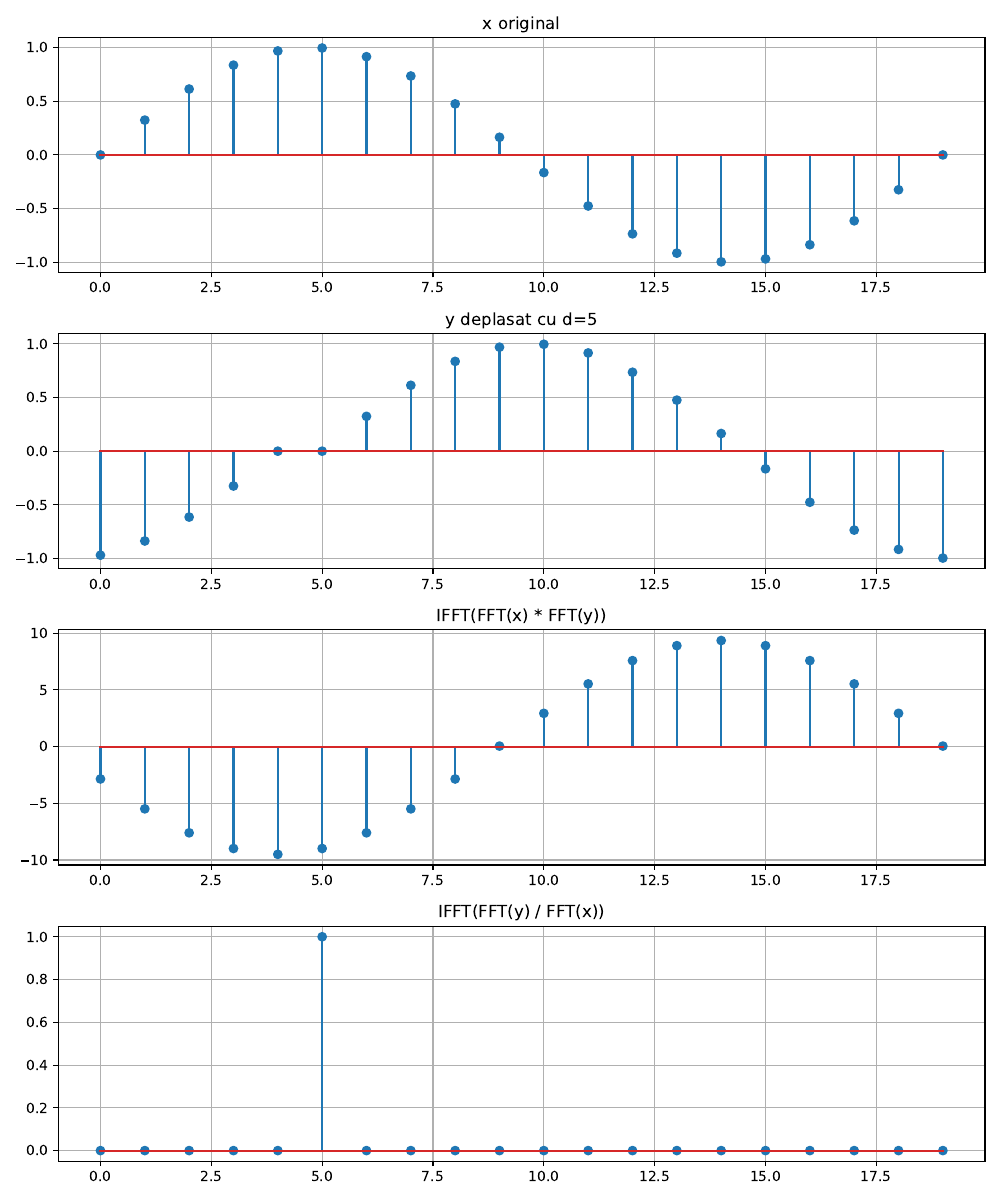

Recreate this plot in Python.
import numpy as np
import matplotlib.pyplot as plt

n = 20
x = np.sin(np.linspace(0, 2*np.pi, n))

d = 5
y = np.roll(x, d)

X = np.fft.fft(x)
Y = np.fft.fft(y)

result1 = np.fft.ifft(X * Y).real
result2 = np.fft.ifft(Y / X).real

fig, axes = plt.subplots(4, 1, figsize=(10, 12))

axes[0].stem(x)
axes[0].set_title('x original')
axes[0].grid(True)

axes[1].stem(y)
axes[1].set_title(f'y deplasat cu d={d}')
axes[1].grid(True)

axes[2].stem(result1)
axes[2].set_title('IFFT(FFT(x) * FFT(y))')
axes[2].grid(True)

axes[3].stem(result2)
axes[3].set_title('IFFT(FFT(y) / FFT(x))')
axes[3].grid(True)

plt.tight_layout()
plt.savefig('ex4.pdf')
plt.show()

print(f'Deplasare originala: {d}')
print(f'Pozitia maximului in result2: {np.argmax(result2)}')
